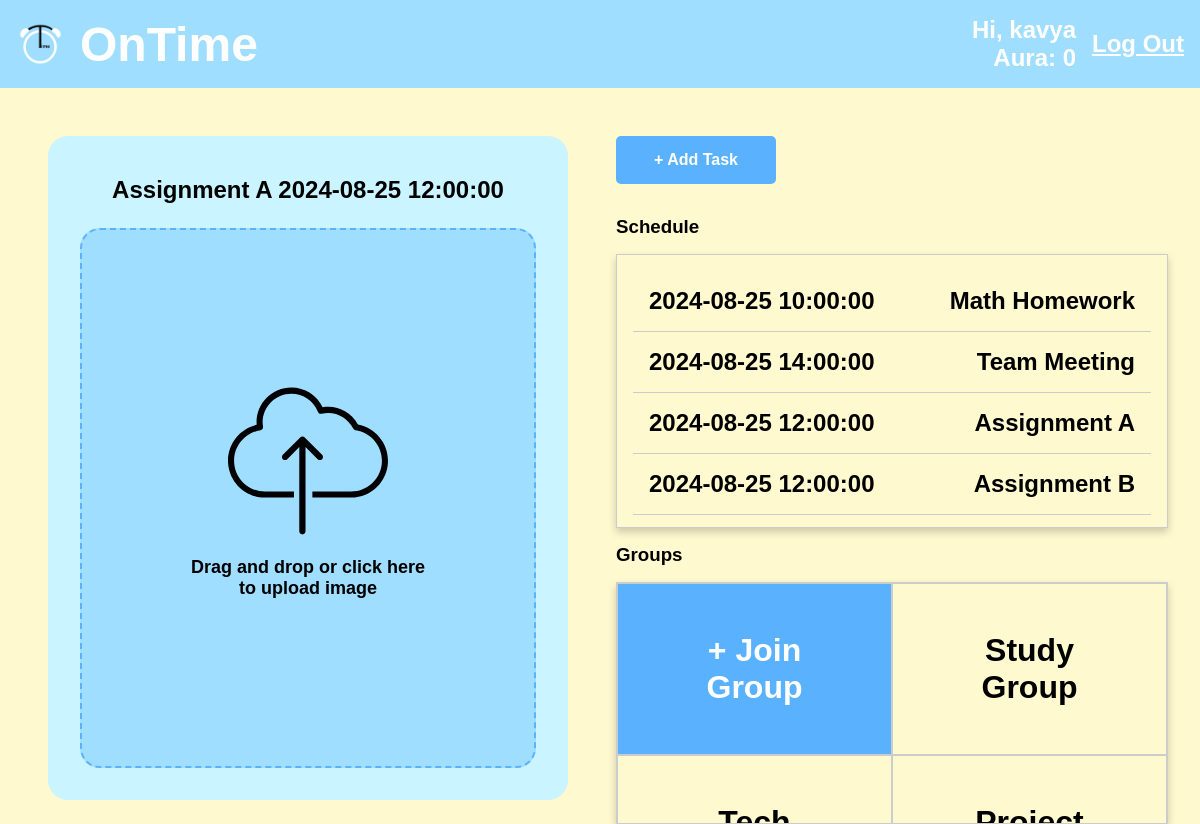
The page / (signed in) on the database its author committed.
### tables this page shows
CREATE TABLE users (
    id INTEGER PRIMARY KEY AUTOINCREMENT,
    username TEXT NOT NULL,
    hash TEXT NOT NULL,
    scores INTEGER NOT NULL DEFAULT 0
);

CREATE TABLE schedules (
    person_id INTEGER NOT NULL,
    task_name TEXT NOT NULL,
    task_time DATETIME,
    task_status INTEGER NOT NULL DEFAULT 0,
    FOREIGN KEY (person_id) REFERENCES users(id)
);

CREATE TABLE "groups" (
    group_id INTEGER PRIMARY KEY AUTOINCREMENT,
    person_id INTEGER NOT NULL,
    group_name TEXT NOT NULL,
    group_description TEXT,
    FOREIGN KEY (person_id) REFERENCES users(id)
);

### app.py (the view)
@app.route("/")
@login_required
def index():
    cursor = get_cursor()
    groups = cursor.execute(
        "SELECT * FROM groups WHERE person_id = ?", (session["user_id"],)).fetchall()
    schedules = cursor.execute(
        "SELECT * FROM schedules WHERE person_id = ?", (session["user_id"],)).fetchall()
    user = cursor.execute("SELECT * FROM users WHERE id = ?",
                          (session["user_id"],)).fetchone()
    task = cursor.execute("""
            SELECT * FROM schedules
            WHERE person_id = ?
            AND task_status = 0
            ORDER BY task_time DESC
            LIMIT 1
        """, (session["user_id"],)).fetchone()
    if request.method == "POST":
        cursor.execute("""
            UPDATE schedules
            SET task_status = 1
            WHERE person_id = ? AND task_name = ? AND task_time = ?
        """, (session["user_id"], task["task_name"], task["task_time"]))
        g.db.commit()
        return redirect("/")
    else:
        print("#" * 30)
        for schedule in schedules:
            print(schedule["task_name"])
        return render_template("index.html", groups=groups, schedules=schedules, user=user, task=task)

### app.py (called while the page is built)
def get_db():
    if 'db' not in g:
        g.db = sqlite3.connect('ontime.db')
        g.db.row_factory = sqlite3.Row  # To access columns by name
    return g.db

def get_cursor():
    db = get_db()
    return db.cursor()

@app.after_request
def after_request(response):
    response.headers["Cache-Control"] = "no-cache, no-store, must-revalidate"
    response.headers["Expires"] = 0
    response.headers["Pragma"] = "no-cache"
    return response

### helpers.py (called while the page is built)
def login_required(f):
    @wraps(f)
    def decorated_function(*args, **kwargs):
        if session.get("user_id") is None:
            return redirect("/login")
        return f(*args, **kwargs)
    return decorated_function

### templates/index.html (shortened to what this page needs)
<!DOCTYPE html>
<html lang="en">
  <head>
    <link rel="stylesheet" href="static/style.css" />
  </head>
  <body>
    <div class="topnav">
      <div
        class="topnav-logo"
        onclick="location.href='/'"
        ,
        style="padding: 0; cursor: pointer"
      >
        <img src="static/img/OnTime.PNG" alt="Logo" srcset="" />
        <h2>OnTime</h2>
      </div>
      <div id="user">
        <h3>Hi, {{user["username"]}}</h3>
        <h3>Aura: {{user["scores"]}}</h3>
      </div>
      <h3
        onclick="location.href='/logout'"
        ,
        style="padding: 0; cursor: pointer"
      >
        <u>Log Out</u>
      </h3>
    </div>
    <div class="main-content">
      <div class="container-wrapper">
        <div class="left-container">
          <div class="drop-area">
            <h2>{{ task["task_name"] }} {{ task["task_time"] }}</h2>
            <label for="input-file" id="file-input">
              <div id="img-view">
                <img src="static/img/cloud-upload.svg" alt="" srcset="" />
                <p>Drag and drop or click here<br />to upload image</p>
              </div>
            </label>
          </div>
        </div>
        <div class="right-container">
          <button class="button" onclick="location.href='/add-task'">
            + Add Task
          </button>
          <h3>Schedule</h3>
          <div class="container-task">
            <ul class="ul-time">
              {% for schedule in schedules%}
              <li class="li-time">{{schedule["task_time"]}}</li>
              {% endfor %}
            </ul>
            <ul class="ul-task">
              {% for schedule in schedules%}
              <li class="li-task">{{schedule["task_name"]}}</li>
              {% endfor %}
            </ul>
          </div>
          <h3>Groups</h3>
          <div class="container-group">
            <ul class="ul-group">
              <li
                id="li-group"
                onclick="location.href='/add-group'"
                style="background: #5ab2ff; color: white"
                onmouseover="style='background: #4a9edc; color: white; transition: 500ms;'"
                onmouseleave="style='background: #5ab2ff; color: white; transition: 500ms;'"
              >
                + Join Group
              </li>
              {% for group in groups%}
              <li id="li-group" onclick="location.href='/group'">
                {{group["group_name"]}}
              </li>
              {% endfor %}
            </ul>
          </div>
        </div>
      </div>
    </div>
  </body>
</html>

### static/style.css (style rules this page uses)
* { margin: 0; padding: 0; font-family: sans-serif; font-weight: bold; }
body { background: #fff9d0; display: flex; flex-direction: column; overflow: hidden; }
.topnav { display: flex; background-color: #a0deff; padding: 1rem; color: white; gap: 1rem; align-items: center; font-size: 2rem; }
.topnav-logo { display: flex; padding: 1rem; gap: 1rem; align-items: center; flex-grow: 2; }
.topnav img { width: 3rem; height: 3rem; }
.topnav h3 { text-align: right; font-size: 1.5rem; }
#user { display: flex; flex-direction: column; }
.main-content { display: flex; align-items: center; justify-content: center; }
.container-wrapper { display: flex; width: 100%; height: 75vh; box-sizing: border-box; margin: 2rem; gap: 2rem; }
.left-container, .right-container { width: 50%; }
.main-content h3 { padding: 1rem 0; }
.container-task, .container-group { border: 1px solid #ccc; box-shadow: 0 4px 8px rgba(0, 0, 0, 0.2); overflow-y: auto; height: 40%; }
.container-task { padding: 1rem; }
.container-task { display: flex; flex-direction: row; justify-content: space-between; }
.button { background-color: #5ab2ff; margin: 1rem 0; font-size: 1rem; height: 3rem; width: 10rem; color: white; border: none; border-radius: 5px; cursor: pointer; transition: background-color 0.3s; }
.ul-task, .ul-time, .ul-leaderboard { list-style-type: none; }
.ul-task { flex-grow: 2; text-align: end; }
.ul-group { list-style-type: none; display: flex; flex-direction: row; flex-wrap: wrap; align-items: stretch; }
.li-time, .li-task, .li-leaderboard { font-size: 1.5rem; padding: 1rem; border-bottom: 1px solid #ccc; }
#li-group { max-width: 38%; font-size: 2rem; padding: 3rem; border: 1.5px solid #ccc; text-align: center; flex: 30%; cursor: pointer; }
.drop-area { margin: 1rem; padding: 2rem; background: #caf4ff; text-align: center; border-radius: 20px; height: 100%; display: flex; flex-direction: column; gap: 1rem; }
#img-view { border-radius: 20px; border: 2px dashed #5ab2ff; background: #a0deff; width: 100%; display: flex; flex-direction: column; justify-content: center; align-items: center; font-size: large; }
#file-input { display: flex; flex: auto; flex-grow: 3; }
#img-view p { margin: 1rem; }
#img-view img { width: 10rem; }
.drop-area h2 { padding: 0.5rem; }

### rows shown on the page
users: username "kavya", scores "0"
schedules: task_name "Assignment A", task_time "2024-08-25 12:00:00"
schedules: task_time "2024-08-25 10:00:00", task_name "Math Homework"
schedules: task_time "2024-08-25 14:00:00", task_name "Team Meeting"
schedules: task_time "2024-08-25 12:00:00", task_name "Assignment B"
groups: group_name "Study Group"
